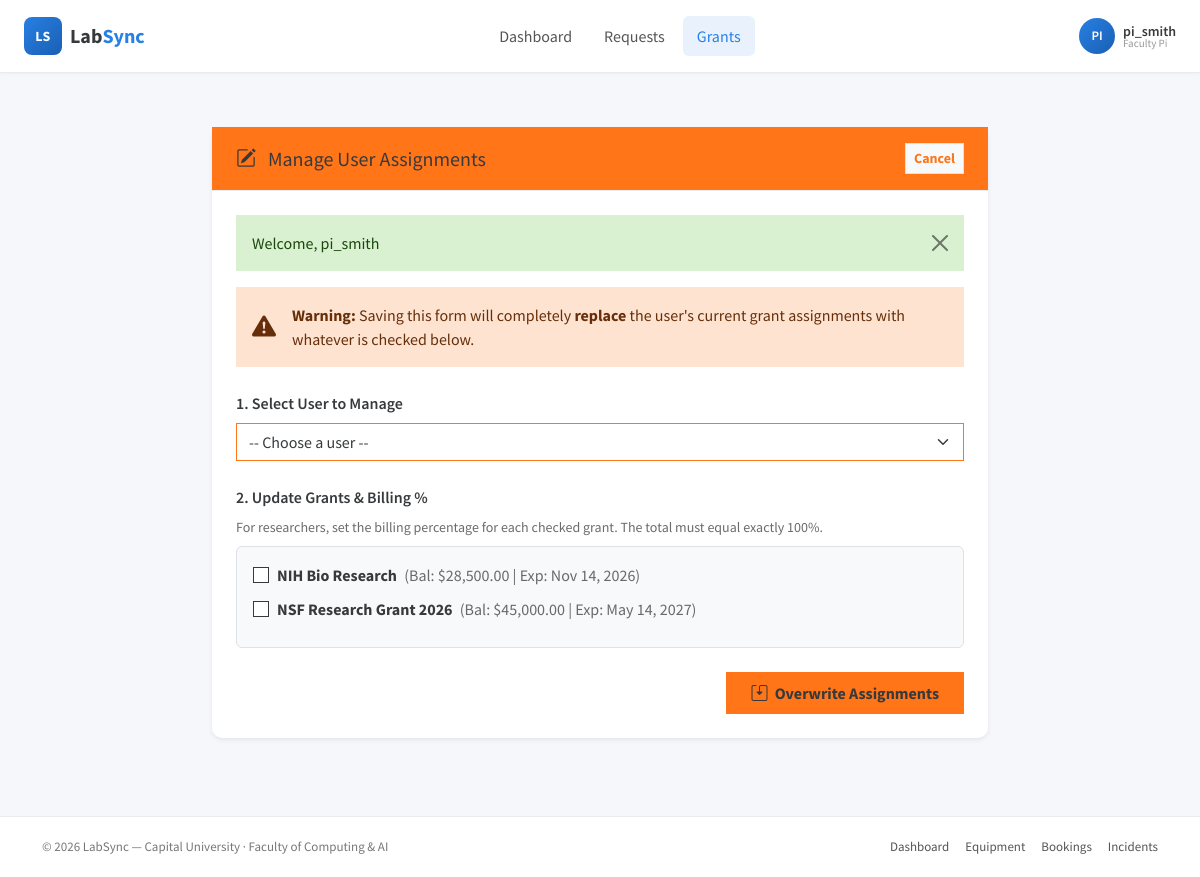
Page /LabSync-System/grants/manage (signed in) on the committed database.
### tables this page shows
CREATE TABLE Grants (

    grantID INT PRIMARY KEY AUTO_INCREMENT,

    grantName VARCHAR(200) NOT NULL,

    piID INT NOT NULL,

    totalBudget DECIMAL(12,2) NOT NULL,

    currentBalance DECIMAL(12,2) NOT NULL,

    grantStatus ENUM('active', 'expired', 'depleted', 'inactive') DEFAULT 'active',

    expirationDate DATE NOT NULL,

    createdAt DATETIME DEFAULT CURRENT_TIMESTAMP,

    updatedAt DATETIME DEFAULT CURRENT_TIMESTAMP ON UPDATE CURRENT_TIMESTAMP,

    CONSTRAINT fk_grant_pi 

        FOREIGN KEY (piID) REFERENCES Users(userID)

);

### core/Controller.php (called while the page is built, shortened)
<?php
    class BaseController
    {
        protected function view($viewPath, $data = []) {
            $data['flash'] = $this->getFlash();
            if (isset($_SESSION['user'])) {
                $data['currentUser'] = $this->getCurrentUser();
                $data['currentRole'] = $this->getCurrentUserRole();
            } else {
                $data['currentUser'] = null;
                $data['currentRole'] = null;
            }
            extract($data);
            $viewFile = __DIR__ . '/../pages/' . $viewPath . '.php';
            require_once $viewFile;
        }
        protected function getCurrentUser() {
            return $_SESSION['user'] ?? null;
        }
        protected function getCurrentUserRole() {
            return $_SESSION['user']['userType'] ?? null;
        }
        protected function getFlash() {
            if (isset($_SESSION['flash'])) {
                $flash = $_SESSION['flash'];
                return $flash;
            }
            return null;
        }
    }

### controllers/GrantController.php (called while the page is built, shortened)
<?php
require_once __DIR__ . '/../core/Controller.php';
require_once __DIR__ . '/../models/Grant.php';
class GrantController extends BaseController {
    private $grantModel;
    public function __construct() {
        $this->grantModel = new Grant();
    }
    public function manage() {
        $users = $this->grantModel->getUsersWithGrants();
        $activeGrants = $this->grantModel->getActiveGrants();
        $userMappings = [];
        foreach ($users as $u) {
            $userMappings[$u['userID']] = $this->grantModel->getGrantsForUser($u['userID']);
        }
        $this->view('PI/ManageAssignment', [
            'pageTitle' => 'Manage User Assignments',
            'users' => $users,
            'activeGrants' => $activeGrants,
            'userMappings' => json_encode($userMappings)
        ]);
    }
}

### core/App.php (called while the page is built, shortened)
<?php
class App
{
    private $basePath = 'LabSync-System';
    public function __construct()
    {
        require_once __DIR__ . '/../routes/routes.php';
        $url = $this->getURL();
        $httpMethod = $_SERVER['REQUEST_METHOD'];
        $router->dispatch($url, $httpMethod);
    }
    private function getURL()
    {
        $url = $_GET['url'] ?? '';
        $url = str_replace($this->basePath, '', $url);
        $url = filter_var($url, FILTER_SANITIZE_URL);
        $url = rtrim($url, '/');
        $url = ltrim($url, '/');
        return $url;
    }
}

### index.php (called while the page is built, shortened)
<?php
require_once __DIR__ . '/config/Database.php';
require_once __DIR__ . '/core/Controller.php';
require_once __DIR__ . '/core/App.php';
$app = new App();

### config/Database.php (called while the page is built, shortened)
<?php
class Database
{
    private static $instance = null;
    private $pdo;
    private function __construct()
    {
        $this->host = $_ENV['DB_HOST'];
        $this->username = $_ENV['DB_USER'];
        $this->password = $_ENV['DB_PASS'];
        $this->dbname = $_ENV['DB_NAME'];
        try {
            $this->pdo = new PDO(
                "mysql:host={$this->host};dbname={$this->dbname};charset=utf8",
                $this->username,
                $this->password
            );
            $this->pdo->setAttribute(PDO::ATTR_ERRMODE, PDO::ERRMODE_EXCEPTION);
        } catch (PDOException $e) {
            die("Database Connection Failed: " . $e->getMessage());
        }
    }
    public static function getInstance()
    {
        if (self::$instance == null) {
            self::$instance = new Database();
        }
        return self::$instance;
    }
    public function getConnection()
    {
        return $this->pdo;
    }
}

### models/Grant.php (called while the page is built, shortened)
<?php
require_once __DIR__ . '/../config/Database.php';
class Grant {
    protected $db;
    public function __construct()
    {
        $this->db = Database::getInstance()->getConnection();
    }
    public function getActiveGrants() {
        $sql = "SELECT * FROM Grants
                WHERE grantStatus = 'active'
                AND expirationDate > CURDATE()
                ORDER BY grantName ASC";
        $stmt = $this->db->prepare($sql);
        $stmt->execute();
        return $stmt->fetchAll(PDO::FETCH_ASSOC);
    }
}

### pages/PI/ManageAssignment.php (the view, shortened to what this page needs)
<?php require_once __DIR__ . '/../../includes/header.php'; ?>
<?php
$activeGrants = $activeGrants ?? [];
$flash = $flash ?? null;
?>
<div class="container mt-4 mb-5" style="max-width: 800px;">
    <div class="card shadow-sm border-0">
        <div class="card-header bg-warning text-dark d-flex justify-content-between align-items-center py-3">
            <h5 class="mb-0"><i class="bi bi-pencil-square me-2"></i> Manage User Assignments</h5>
            <a href="/LabSync-System/grants" class="btn btn-sm btn-light text-warning fw-bold border">Cancel</a>
        </div>
        <div class="card-body p-4">
            <?php if ($flash): ?>
                <div class="alert alert-<?= $flash['type'] === 'error' ? 'danger' : 'success' ?> alert-dismissible fade show">
                    <?= htmlspecialchars($flash['message']) ?>
                    <button type="button" class="btn-close" data-bs-dismiss="alert"></button>
                </div>
            <?php endif; ?>
            <div class="alert alert-warning d-flex align-items-center mb-4">
                <i class="bi bi-exclamation-triangle-fill fs-4 me-3"></i>
                <div>
                    <strong>Warning:</strong> Saving this form will completely <strong>replace</strong> the user's current grant assignments with whatever is checked below.
                </div>
            </div>
            <form action="/LabSync-System/grants/updateAssignment" method="POST">
                <div class="mb-4">
                    <label class="form-label fw-semibold text-dark">1. Select User to Manage</label>
                    <select class="form-select border-warning" name="userID" id="userSelect" required onchange="loadUserData()">
                        <option value="" disabled selected>-- Choose a user --</option>
                    </select>
                </div>
                <div class="mb-4">
                    <label class="form-label fw-semibold text-dark">2. Update Grants &amp; Billing %</label>
                    <p class="text-muted small mb-2" id="billingHelp">
                        For researchers, set the billing percentage for each checked grant. The total must equal exactly 100%.
                    </p>
                    <div class="border rounded p-3 bg-light" style="max-height: 320px; overflow-y: auto;">
                        <?php if(empty($activeGrants)): ?>
                            <p class="text-muted mb-0">No active grants available.</p>
                        <?php else: ?>
                            <?php foreach($activeGrants as $grant): ?>
                                <div class="d-flex align-items-center justify-content-between mb-2 grant-row">
                                    <div class="form-check flex-grow-1 me-3">
                                        <input class="form-check-input border-secondary grant-checkbox" type="checkbox"
                                               name="grantIDs[]" value="<?= (int)$grant['grantID'] ?>"
                                               id="grant_<?= (int)$grant['grantID'] ?>"
                                               data-grant-id="<?= (int)$grant['grantID'] ?>">
                                        <label class="form-check-label" for="grant_<?= (int)$grant['grantID'] ?>">
                                            <strong><?= htmlspecialchars($grant['grantName']) ?></strong>
                                            <span class="text-muted ms-1">(Bal: $<?= number_format($grant['currentBalance'], 2) ?> | Exp: <?= date('M d, Y', strtotime($grant['expirationDate'])) ?>)</span>
                                        </label>
                                    </div>
                                </div>
                            <?php endforeach; ?>
                        <?php endif; ?>
                    </div>
                </div>
                <div class="d-flex justify-content-end mt-4">
                    <button type="submit" class="btn btn-warning text-dark fw-bold px-4 py-2">
                        <i class="bi bi-save2 me-1"></i> Overwrite Assignments
                    </button>
                </div>
            </form>
        </div>
    </div>
</div>
<?php require_once __DIR__ . '/../../includes/footer.php'; ?>

### css/style.css (style rules this page uses)
:root { --ls-primary: #2780E3; --ls-success: #3FB618; --ls-info: #9954BB; --ls-warning: #FF7518; --ls-danger: #FF0039; --ls-dark: #373A3C; --ls-light: #F8F9FA; --ls-border: #E9ECEF; }
body { background: #f5f7fa; min-height: 100vh; display: flex; flex-direction: column; }
.card { border: 1px solid var(--ls-border); border-radius: 10px; box-shadow: 0 1px 3px rgba(0,0,0,0.04); }
.card-header { background: #fff; border-bottom: 1px solid var(--ls-border); padding: 18px 24px; font-weight: 600; }

### rows in the picture
grants: grantName "NIH Bio Research", currentBalance "28,500.00", expirationDate "Nov 14, 2026"
grants: grantName "NSF Research Grant 2026", currentBalance "45,000.00", expirationDate "May 14, 2027"

### other values in the picture
substr($userName, 0, 2) "PI"
$userName "pi_smith"
str_replace('_', ' ', $userRole) "Faculty Pi"
$flash['message'] "Welcome, pi_smith"
